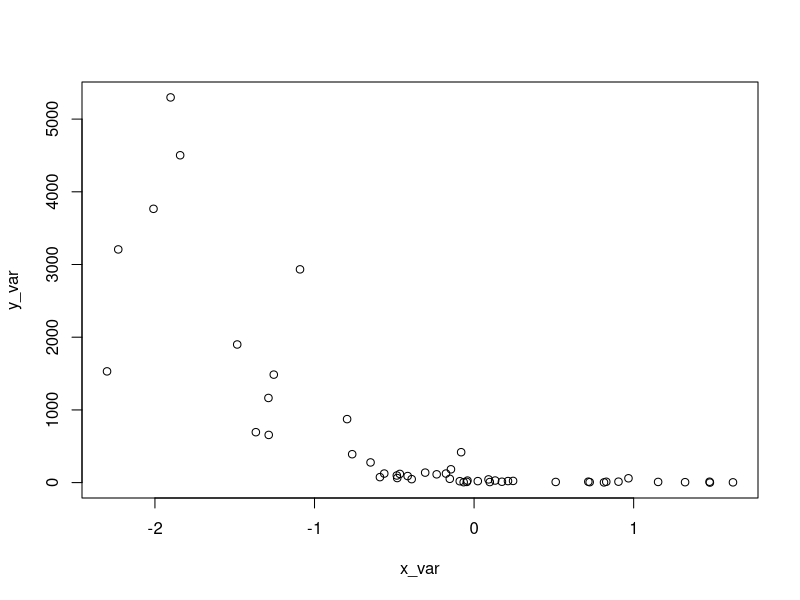
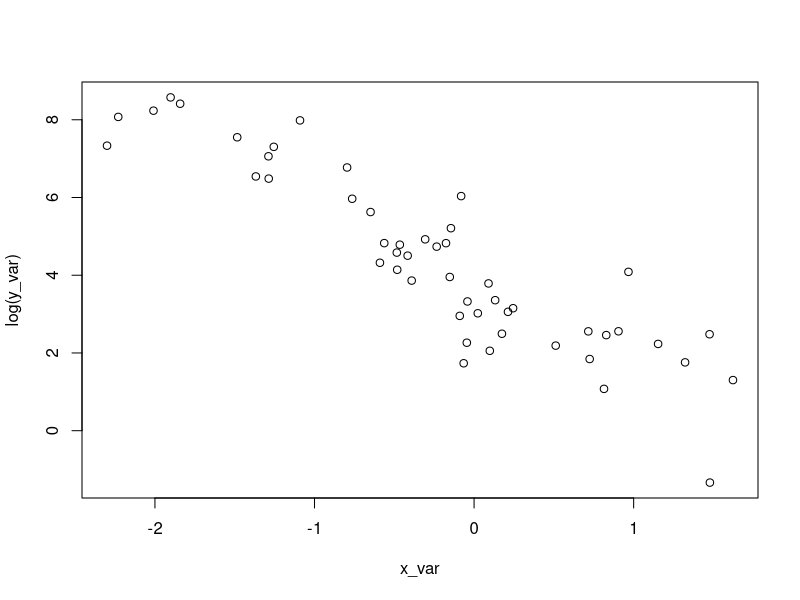
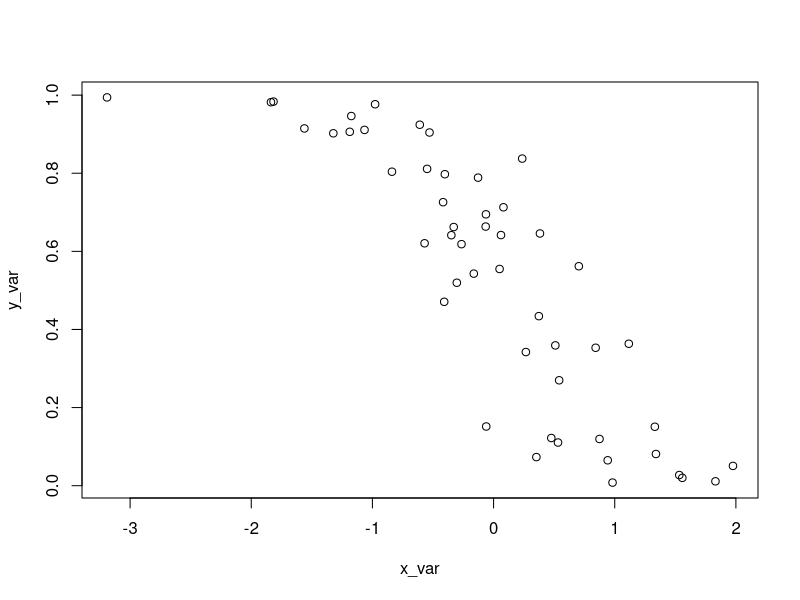
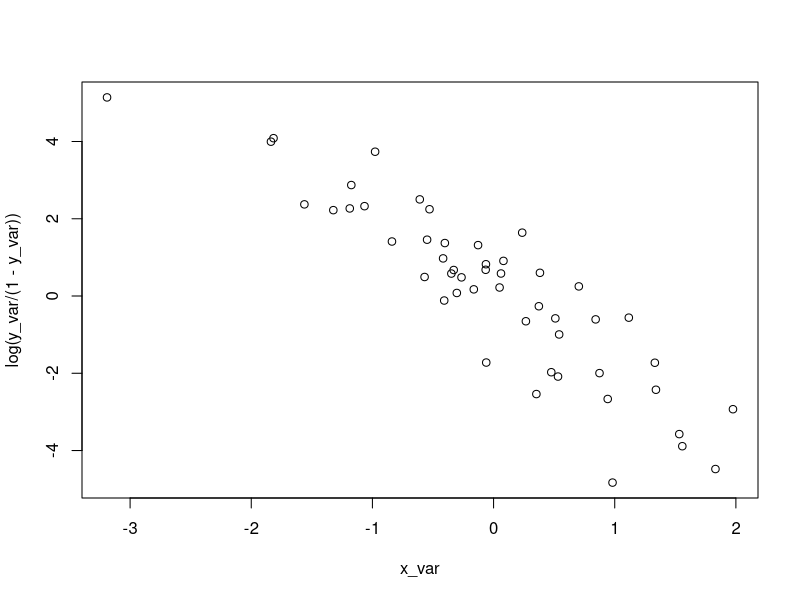
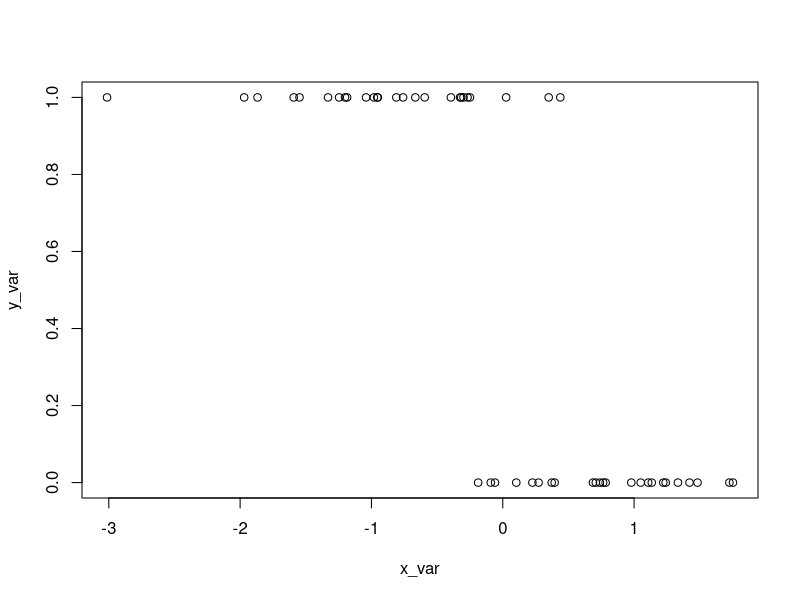
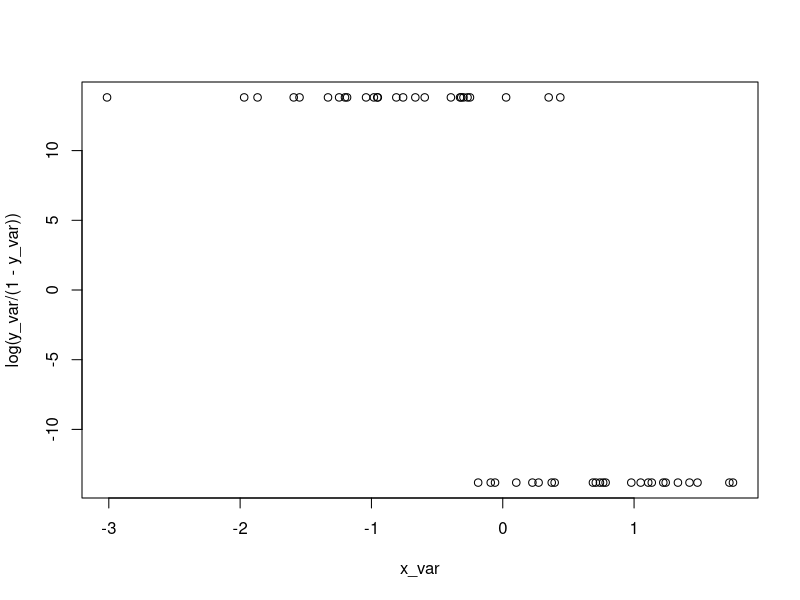
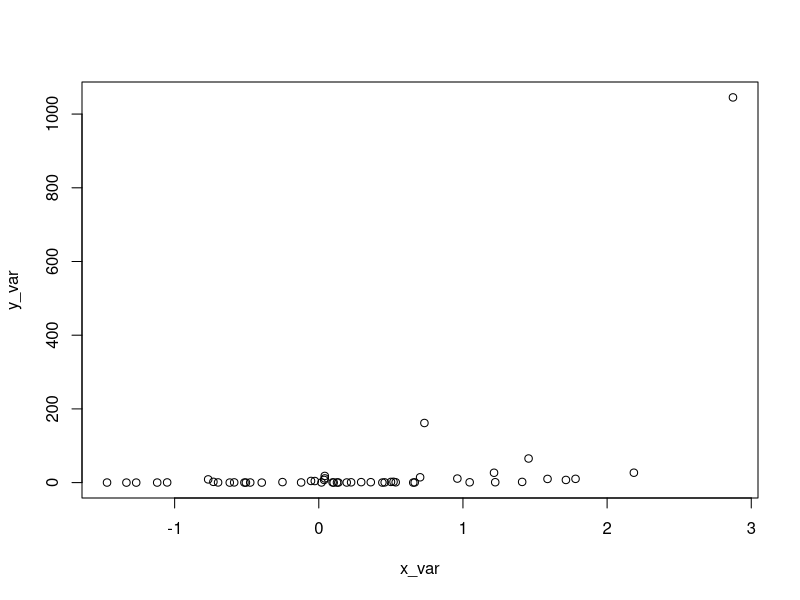
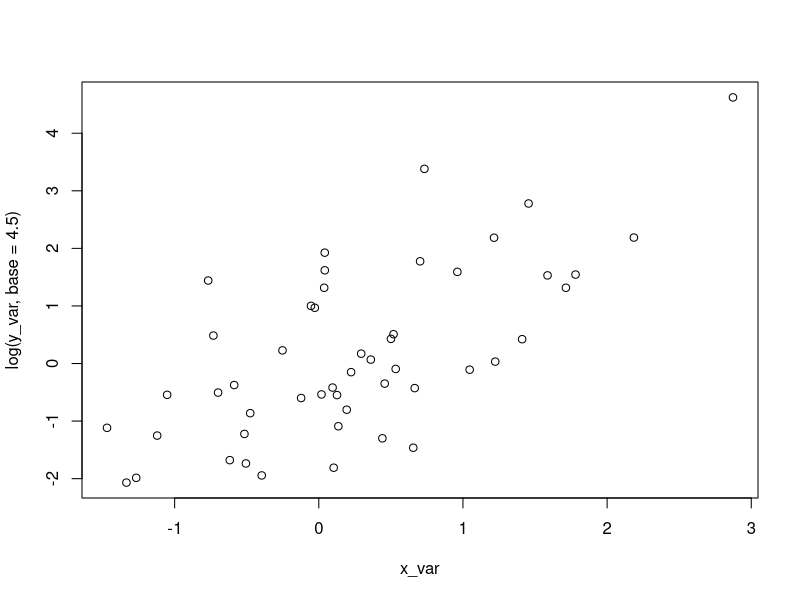

Source code (R) for these figures, in order:
x_var <- rnorm(50)

y_var <- 3.7 + -2.2 * x_var + rnorm(length(x_var))
y_var <- exp(y_var)

plot(x_var, y_var)
plot(x_var, log(y_var))

m1 <- lm(log(y_var) ~ x_var)
m1 <- glm(y_var ~ x_var, family = 'poisson')

write.table(data.frame('x' = x_var, 'y' = y_var, 'sample' = 'a'), file = 'dataset_sample_a.csv', row.names = F)



# x_var <- rnorm(50)
# 
# y_var <- 3.7 + -2.2 * x_var + rnorm(length(x_var))
# y_var <- 1 / (1 + exp(-y_var))
# 
# plot(x_var, y_var)
# plot(x_var, log(y_var/(1-y_var)))
# 
# m1 <- lm(log(y_var/(1-y_var)) ~ x_var)
# m1 <- glm(y_var ~ x_var, family = 'binomial')



x_var <- rnorm(50)

y_var <- 0 + -2.2 * x_var + rnorm(length(x_var))
y_var <- 1 / (1 + exp(-y_var))

plot(x_var, y_var)
plot(x_var, log(y_var/(1-y_var)))

m1 <- lm(log(y_var/(1-y_var)) ~ x_var)
m1 <- glm(y_var ~ x_var, family = 'binomial')

write.table(data.frame('x' = x_var, 'y' = y_var, 'sample' = 'b'), file = 'dataset_sample_b.csv', row.names = F)



x_var <- rnorm(50)

y_var <- 0 + -2.2 * x_var + rnorm(length(x_var))
y_var <- 1 / (1 + exp(-y_var))
y_var[y_var <= 0.5] <- 0.000001
y_var[y_var > 0.5] <- 0.999999

plot(x_var, y_var)
plot(x_var, log(y_var/(1-y_var)))

m1 <- lm(log(y_var/(1-y_var)) ~ x_var)
m1 <- glm(y_var ~ x_var, family = 'binomial')

write.table(data.frame('x' = x_var, 'y' = y_var, 'sample' = 'c'), file = 'dataset_sample_c.csv', row.names = F)



x_var <- rnorm(50)

y_var <- 4.5**(x_var + rnorm(length(x_var)))

plot(x_var, y_var)
plot(x_var, log(y_var, base = 4.5))

write.table(data.frame('x' = x_var, 'y' = y_var, 'sample' = 'd'), file = 'dataset_sample_d.csv', row.names = F)



x_var <- rnorm(50)

y_var <- (6.2 + -7.8 * x_var + rnorm(length(x_var), sd = 2))**5

plot(x_var, y_var)
plot(x_var, y_var**(1/9.9))

write.table(data.frame('x' = x_var, 'y' = y_var, 'sample' = 'e'), file = 'dataset_sample_e.csv', row.names = F)

# x_var <- rnorm(50)
# 
# y_var <- (6.2 + -7.8 * x_var + rnorm(length(x_var), sd = 2))**9.9
# 
# plot(x_var, y_var)
# plot(x_var, y_var**(1/9.9))
# 
# write.table(data.frame('x' = x_var, 'y' = y_var, 'sample' = 'e'), file = 'dataset_sample_e.csv', row.names = F)



x_var <- rnorm(50)**4

y_var <- 3.5 + 6.2 * x_var**(1/4) + rnorm(length(x_var))
y_var <- y_var**2.7

plot(x_var, y_var)
plot(x_var**(1/4), y_var**(1/2.7))

write.table(data.frame('x' = x_var, 'y' = y_var, 'sample' = 'extra'), file = 'dataset_sample_extra.csv', row.names = F)
